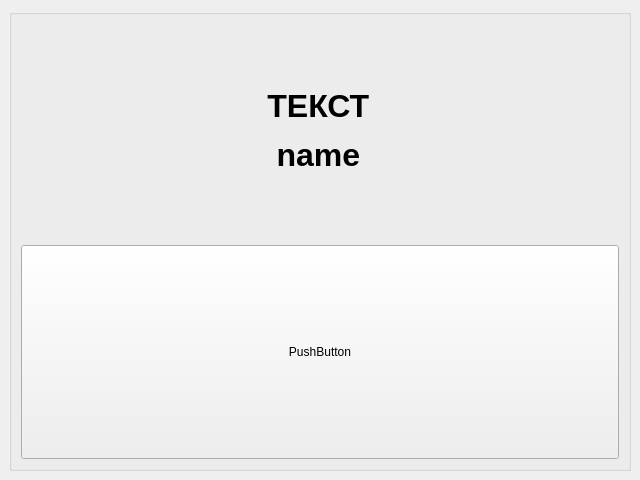
<?xml version="1.0" encoding="UTF-8"?>
<ui version="4.0">
 <class>ReadKeyWindow</class>
 <widget class="QMainWindow" name="ReadKeyWindow">
  <property name="geometry">
   <rect>
    <x>0</x>
    <y>0</y>
    <width>640</width>
    <height>480</height>
   </rect>
  </property>
  <property name="windowTitle">
   <string>MainWindow</string>
  </property>
  <widget class="QWidget" name="ReadKeyFormWidget">
   <layout class="QVBoxLayout" name="verticalLayout">
    <item>
     <widget class="QGroupBox" name="horizontalGroupBox">
      <layout class="QVBoxLayout" name="verticalLayout_2">
       <item>
        <widget class="QLabel" name="label">
         <property name="text">
          <string>&lt;html&gt;&lt;head/&gt;
&lt;body&gt;
&lt;p align=&quot;center&quot;&gt;
&lt;span style=&quot; font-size:24pt; font-weight:600;&quot;&gt;ТЕКСТ&lt;/span&gt;
&lt;/p&gt;
&lt;p align=&quot;center&quot;&gt;
&lt;span style=&quot; font-size:24pt; font-weight:600;&quot;&gt;name&lt;/span&gt;
&lt;/p&gt;
&lt;/body&gt;&lt;/html&gt;</string>
         </property>
        </widget>
       </item>
       <item>
        <widget class="QPushButton" name="button_ok">
         <property name="sizePolicy">
          <sizepolicy hsizetype="Minimum" vsizetype="Minimum">
           <horstretch>0</horstretch>
           <verstretch>0</verstretch>
          </sizepolicy>
         </property>
         <property name="text">
          <string>PushButton</string>
         </property>
        </widget>
       </item>
      </layout>
     </widget>
    </item>
   </layout>
  </widget>
 </widget>
 <resources/>
 <connections/>
</ui>
